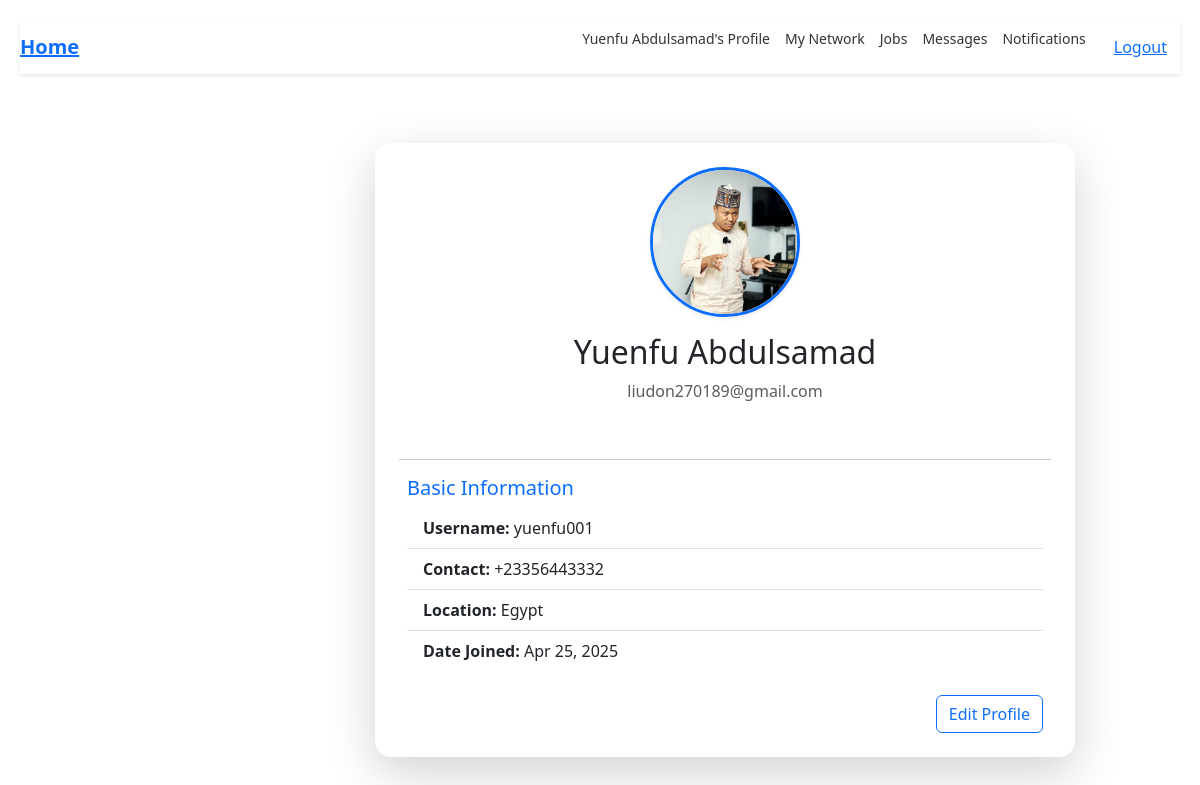
Page /my-profile/ (signed in) on the committed database.
### post_app/models.py (models this page shows, shortened)
class Profile(models.Model):
    user = models.OneToOneField(User,on_delete=models.CASCADE,null=True,blank=True)
    profile_pic = models.ImageField(upload_to='profile_pic/', null=True,blank=True)
    contact = models.CharField(max_length=15)
    location = models.CharField(max_length=50)

### post_app/views.py (the view)
# urls.py: path("my-profile/", views.profile, name='profile'),
@login_required(login_url='login')
def profile(request):
    my_profile = get_object_or_404(Profile, user=request.user)
    context = {"profile": my_profile}
    return render(request, "profile.html", context)

### templates/profile.html (shortened to what this page needs)
{% extends 'base.html' %}
{% block content %}
<div class="container d-flex justify-content-center align-items-center" style="min-height: 90vh;">
    <div class="card shadow-lg border-0 rounded-4 p-4" style="max-width: 700px; width: 100%;">
        <div class="text-center mb-4">
            {% if profile.profile_pic %}
            <img src="{{ profile.profile_pic.url }}" class="rounded-circle border border-3 border-primary shadow-sm"
                 style="width: 150px; height: 150px; object-fit: cover;" alt="Profile Picture">
            {% endif %}
            <h2 class="mt-3">{{ user.get_full_name|default:user.username }}</h2>
            <p class="text-muted">{{ user.email }}</p>
        </div>
        <hr>
        <div class="px-2">
            <h5 class="text-primary">Basic Information</h5>
            <ul class="list-group list-group-flush">
                <li class="list-group-item"><strong>Username:</strong> {{ user.username }}</li>
                <li class="list-group-item"><strong>Contact:</strong> {{ profile.contact }}</li>
                <li class="list-group-item"><strong>Location:</strong> {{ profile.location }}</li>
                <li class="list-group-item"><strong>Date Joined:</strong> {{ user.date_joined|date:"M d, Y" }}</li>
            </ul>
            <div class="text-end mt-4">
                <a href="{% url 'edit_profile' %}" class="btn btn-outline-primary">Edit Profile</a>
            </div>
        </div>
    </div>
</div>
{% endblock %}

### templates/navbar.html (shortened to what this page needs)
<nav class="navbar">
  <div class="navbar-logo"><a href="{% url 'index' %}">Home</a></div>
  {% if request.user.is_authenticated %}
  <div class="navbar-links">
    <a href="{% url 'profile' %}">{{request.user.first_name}} {{request.user.last_name}}'s Profile</a>
    <a href="#">My Network</a>
    <a href="#">Jobs</a>
    <a href="#">Messages</a>
    <a href="#">Notifications</a>
    <form action="{% url 'logout' %}" method="POST">
      <button type="submit" class="btn btn-link">Logout</button>
    </form>
    {% endif %}
  </div>
</nav>

### static/css/base.css (style rules this page uses)
.navbar { background-color: #ffffff; box-shadow: 0 2px 4px rgba(0,0,0,0.1); padding: 10px 20px; display: flex; justify-content: space-between; align-items: center; position: sticky; top: 0; z-index: 1000; }
.navbar-logo { font-size: 20px; font-weight: bold; color: #0073b1; }
.navbar-links { display: flex; gap: 15px; }
.navbar-links a { text-decoration: none; color: #333; font-size: 14px; }
body { font-family: Arial, sans-serif; background: #f0f2f5; margin: 0; padding: 20px; }

### rows in the picture
Profile: profile_pic (picture), contact "+23356443332", location "Egypt"

### other values in the picture
{{ request.user.first_name }} "Yuenfu"
{{ request.user.last_name }} "Abdulsamad"
{{ user.get_full_name|default:user.username }} "Yuenfu Abdulsamad"
{{ user.email }} "liudon270189@gmail.com"
{{ user.username }} "yuenfu001"
{{ user.date_joined|date:"M d, Y" }} "Apr 25, 2025"
